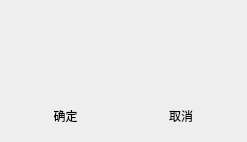
<?xml version="1.0" encoding="UTF-8"?>
<ui version="4.0">
 <class>ChoiceDialog</class>
 <widget class="QDialog" name="ChoiceDialog">
  <property name="geometry">
   <rect>
    <x>0</x>
    <y>0</y>
    <width>247</width>
    <height>142</height>
   </rect>
  </property>
  <property name="windowTitle">
   <string>Dialog</string>
  </property>
  <layout class="QGridLayout" name="gridLayout">
   <item row="0" column="0" colspan="2">
    <widget class="AutoClearTextEdit" name="textEdit_notice">
     <property name="contextMenuPolicy">
      <enum>Qt::ContextMenuPolicy::NoContextMenu</enum>
     </property>
     <property name="styleSheet">
      <string notr="true">border:none;
font: 12pt &quot;Microsoft YaHei UI&quot;;
padding:5px;
background:transparent;</string>
     </property>
    </widget>
   </item>
   <item row="1" column="0">
    <widget class="QPushButton" name="but_no">
     <property name="sizePolicy">
      <sizepolicy hsizetype="Minimum" vsizetype="Fixed">
       <horstretch>0</horstretch>
       <verstretch>0</verstretch>
      </sizepolicy>
     </property>
     <property name="minimumSize">
      <size>
       <width>0</width>
       <height>30</height>
      </size>
     </property>
     <property name="cursor">
      <cursorShape>PointingHandCursor</cursorShape>
     </property>
     <property name="contextMenuPolicy">
      <enum>Qt::ContextMenuPolicy::NoContextMenu</enum>
     </property>
     <property name="styleSheet">
      <string notr="true">QPushButton {
    font: 13pt 'Microsoft YaHei UI';
    background-color: rgb(238, 238, 238);
    color: black;
    border:none;
    border-radius: 5px;
}
QPushButton:hover {
    background-color: rgb(225, 225, 225);
    color: red;
    border-radius: 5px;
}
QPushButton:pressed {
    background-color: rgb(206, 206, 206);
    color: red;
    border-radius: 5px;
}</string>
     </property>
     <property name="text">
      <string>确定</string>
     </property>
    </widget>
   </item>
   <item row="1" column="1">
    <widget class="QPushButton" name="but_yes">
     <property name="sizePolicy">
      <sizepolicy hsizetype="Minimum" vsizetype="Fixed">
       <horstretch>0</horstretch>
       <verstretch>0</verstretch>
      </sizepolicy>
     </property>
     <property name="minimumSize">
      <size>
       <width>0</width>
       <height>30</height>
      </size>
     </property>
     <property name="cursor">
      <cursorShape>PointingHandCursor</cursorShape>
     </property>
     <property name="contextMenuPolicy">
      <enum>Qt::ContextMenuPolicy::NoContextMenu</enum>
     </property>
     <property name="styleSheet">
      <string notr="true">QPushButton {
    font: 13pt 'Microsoft YaHei UI';
    background-color: rgb(238, 238, 238);
    color: black;
    border:none;
    border-radius: 5px;
}
QPushButton:hover {
    background-color: rgb(225, 225, 225);
    color: black;
    border-radius: 5px;
}
QPushButton:pressed {
    background-color: rgb(206, 206, 206);
    color: black;
    border-radius: 5px;
}</string>
     </property>
     <property name="text">
      <string>取消</string>
     </property>
    </widget>
   </item>
  </layout>
 </widget>
 <customwidgets>
  <customwidget>
   <class>AutoClearTextEdit</class>
   <extends>QTextEdit</extends>
   <header location="global">AutoClearTextEdit.h</header>
  </customwidget>
 </customwidgets>
 <resources/>
 <connections/>
</ui>
